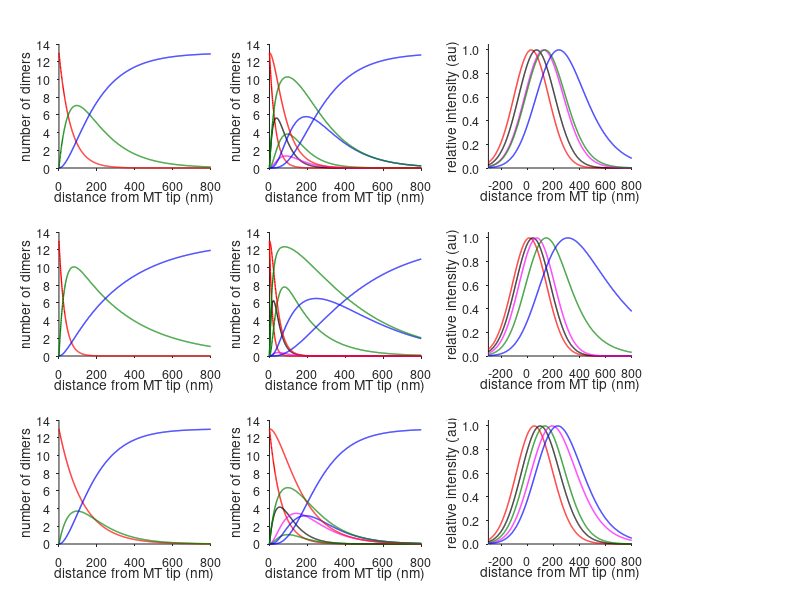

This figure's MATLAB source:
function [] = PairedNucleotides()

% PURPOSE:
%   Computes distribution of nucleotides as a function of the distance from the microtubule tip
%   assuming first order kinetics for GTP hydrolysis (k1) and phosphate release (k2).
%
% INPUT:  
%   no input required to run the function
%   However, desired rates can be changed in lines 43-50.
%
% OUTPUT:
%   A grid of 9 subplots with calculated distributions for GTP, GDP/Pi and GDP as function from 
%   microtubule tip for three different combinations of reaction rates (left column). Distribution of pairs of
%   nucleotides as number of dimers (middle column) and normalised and colvolved distributions (right column).
%   This will be saved in current folder unless other destination specified in line 68.
%
% Copyright: Straube lab, University of Warwick, July 2016
% shared under New BSD license as specified below
%
% Code was tested under Matlab release 2012b




FH = 1;
figure(FH); clf; hold on
set(FH,'Units','Centimeters')
set(FH,'Position',[10,10,16,15])

for i = 1:9
    subplot(3,3,i)
    l = (mod(i-1,3)*5)+2;
    b = (3-ceil((i)/3))*4.7;
    set(gca,'Units','Centimeters')
%     set(gca,'OuterPosition',[l,b,6,4.5]);
    if l == 10
        set(gca,'Position',[l+1.2,b+1,3.2,3.3]);
    else
        set(gca,'Position',[l+1  ,b+1,3.4,3.3]);
    end
end
global k1 k2                % rates are given per tubulin layer
k1 = 0.13;                  % this equals 0.325 s-1 at 20nm/s assembly
k2 = 0.052;                 % this equals 0.130 s-1 at 20nm/s assembly
EndPosition_v2(1,[3,3,1])
k1 = 0.26;
k2 = 0.026;
EndPosition_v2(1,[3,3,4])
k1 = 0.065;
k2 = 0.104;
EndPosition_v2(1,[3,3,7])

for i = 9:-1:1
    subplot(3,3,i)
    l = (mod(i-1,3)*5);
    b = (3-ceil((i)/3))*4.7;
    set(gca,'Units','Centimeters','LineWidth',0.75)
    if l == 10
        set(gca,'OuterPosition',[l b 5 4.7],'Position',[l+1.6,b+1.4,3.4,3.1]);
    else
        set(gca,'OuterPosition',[l b 5 4.7],'Position',[l+1.4,b+1.4,3.6,3.1]);
    end
end

set(FH,'Units','Centimeters')
set(FH,'Position',[10,10,19,15])

savename = [pwd '/PairedNucleotides.eps'];
saveas(FH, savename,'eps2c')


% text('string','k$_1$ = 0.025 k$_2$ = 0.1','FontWeight','bold','FontSize',9,'FontName','Helvetica', ...
%     'VerticalAlignment','middle','HorizontalAlignment','center', ...
%     'Units','centimeters','Rotation',90,'Position',[-1,1.65],)

end

function [] = EndPosition_v2(FH,SP)

FS = 9;

options = odeset('RelTol',1e-4,'AbsTol',[1e-4 1e-4 1e-5]);
[T,Y] = ode45(@rigid,[0 200],[13 0 0],options);
L = length(T);
Z = zeros(L,6);
for i = 1:L
p1 = Y(i,1);
p2 = Y(i,2);
p3 = Y(i,3);
C  = StateDist_v2(13,p1,p2,p3);
Z(i,:) = C;
end

figure(FH); subplot(SP(1),SP(2),SP(3)); hold on
t = 0:0.1:200;
X = spline(T,Y(:,1),t);
plot(t*8,X,'Color',[1,0,0],'LineWidth',1)
X = spline(T,Y(:,2),t);
plot(t*8,X,'Color',[0,128/255,0],'LineWidth',1)
X = spline(T,Y(:,3),t);
plot(t*8,X,'Color',[0,0,1],'LineWidth',1)
set(gca,'TickDir','Out')
ylim([0 14])
xlim([0 800])

% legend('GTP','GDP+Pi','GDP','Location','NorthEast')
set(gcf,'color','white')
set(gca,'FontSize',FS,'FontName','Helvetica')
ylabel('number of dimers','VerticalAlignment','baseline','Margin',3)
xlabel('distance from MT tip (nm)','VerticalAlignment','middle','Margin',3)

set(gca,'TickDir','Out','YTick',(0:2:14)','YTickLabel',(0:2:14)','TickLength',[0.0175 0.01])
set(gca,'TickDir','Out','XTick',(0:200:800)','XTickLabel',(0:200:800)','TickLength',[0.0175 0.01])


cc = [255/255,  0/255,  0/255; ...  
	  0/255,  0/255,  0/255; ...
      255/255,  0/255,255/255; ...  
	  0/255,128/255,  0/255; ...
	  0/255,  1/255,255/255];

figure(FH); subplot(SP(1),SP(2),SP(3)+1); hold on
hold on;
for i = 1:5
X = spline(T,Z(:,i),t);
plot(t*8,X,'Color',cc(i,:),'LineWidth',1)
end
% plot(T,Z(:,1),'r-',T,Z(:,2),'r-.',T,Z(:,3),'r.')
% plot(T,Z(:,4),'b-',T,Z(:,5),'b-.',T,Z(:,6),'g.')
X = spline(T,Z(:,6),t);
h = line(t*8,X);
set(h,'Color','blue','LineWidth',1)
X = spline(T,sum(Z(:,1:3),2),t);
h = line(t*8,X);
set(h,'Color',cc(1,:),'LineWidth',1)
X = spline(T,sum(Z(:,[2,4,5]),2),t);
h = line(t*8,X);
set(h,'Color',cc(4,:),'LineWidth',1)
% plot(T,sum(Z(:,1:3),2),'k-')
% plot(T,sum(Z(:,[2,4,5]),2),'m-')
% legend('GTP','GTP & GDP+Pi','GTP & GDP','GDP+Pi','GDP+Pi & GDP','GDP','Location','NorthEast')
xlim([0 800])
ylim([0 14])
set(gca,'TickDir','Out')
set(gcf,'color','white')
set(gca,'FontName','Helvetica')
set(gca,'FontSize',FS)
ylabel('number of dimers','Margin',3,'VerticalAlignment','baseline')
xlabel('distance from MT tip (nm)','Margin',3,'VerticalAlignment','middle')
set(gca,'TickDir','Out','YTick',(0:2:14)','YTickLabel',(0:2:14)','TickLength',[0.0175 0.01])
set(gca,'TickDir','Out','XTick',(0:200:800)','XTickLabel',(0:200:800)','TickLength',[0.0175 0.01])



t = (0:0.1:200)';
for i = 1:6
z(:,i) = spline(T,Z(:,i),t);
end


sig = 130;
T = [(-100:0.1:-0.1)'; t]*8;
Z = [zeros(1000,6); z];
L = length(T);

figure(FH); subplot(SP(1),SP(2),SP(3)+2); hold on
hold on;
cc = [255/255,  0/255,  0/255; ...  
	  0/255,  0/255,  0/255; ...
      255/255,  0/255,255/255; ...  
	  0/255,128/255,  0/255; ...
	  0/255,  0/255,255/255];
for j = 1:5
A = zeros(L,1);
B = sum(Z(:,j),2);
for i = 1:L
A = A + B(i)*normpdf(T,T(i),sig);
end
A = A./max(A);

plot(T,A,'Color',cc(j,:),'LineWidth',1);
end


% legend('GTP','GTP & GDP+Pi','GTP & GDP','GDP+Pi','GDP+Pi & GDP','Location','NorthEast')

xlim([-300 800])
ylim([0 1.05])
set(gcf,'color','white')
set(gca,'FontSize',FS,'FontName','Helvetica')
ylabel('relative intensity (au)','Margin',100,'VerticalAlignment','baseline')
xlabel('distance from MT tip (nm)','Margin',3,'VerticalAlignment','middle')
set(gca,'TickDir','Out','YTick',(0:0.2:1)','YTickLabel',{'0.0';'0.2';'0.4';'0.6';'0.8';'1.0'},'TickLength',[0.0175 0.01])
	set(gca,'TickDir','Out','XTick',(-200:200:800)','XTickLabel',(-200:200:800)','TickLength',[0.0175 0.01])
	
	
end	
	
	
	function dy = rigid(t,y)
	
	global k1 k2
	
	% k1 = 0.05;
	% k2 = 0.05;
	
	dy = zeros(3,1);    % a column vector
	dy(1) = -k1*y(1);
	dy(2) = k1*y(1) - k2*y(2);
	dy(3) = k2*y(2);
	
end


function [C] = StateDist_v2(n, p1, p2, p3)

t1 = p1/(p1+p2+p3);
t2 = p2/(p2+p3+p1);
t3 = p3/(p2+p3+p1);

C = zeros(1,6);

C(1) =   t1*t1*n;
C(2) = 2*t1*t2*n;
C(3) = 2*t1*t3*n;
C(4) =   t2*t2*n;
C(5) = 2*t2*t3*n;
C(6) =   t3*t3*n;

end


	% Copyright (c) 2016, Straube lab, University of Warwick
	% All rights reserved.
	% 
	% Redistribution and use in source and binary forms, with or without
	% modification, are permitted provided that the following conditions are met:
	%     * Redistributions of source code must retain the above copyright
	%       notice, this list of conditions and the following disclaimer.
	%     * Redistributions in binary form must reproduce the above copyright
	%       notice, this list of conditions and the following disclaimer in the
	%       documentation and/or other materials provided with the distribution.
	%     * Neither the name of the organization nor the
	%       names of its contributors may be used to endorse or promote products
	%       derived from this software without specific prior written permission.
	% 
	% THIS SOFTWARE IS PROVIDED BY THE COPYRIGHT HOLDERS AND CONTRIBUTORS "AS IS" AND
	% ANY EXPRESS OR IMPLIED WARRANTIES, INCLUDING, BUT NOT LIMITED TO, THE IMPLIED
	% WARRANTIES OF MERCHANTABILITY AND FITNESS FOR A PARTICULAR PURPOSE ARE
	% DISCLAIMED. IN NO EVENT SHALL <COPYRIGHT HOLDER> BE LIABLE FOR ANY
	% DIRECT, INDIRECT, INCIDENTAL, SPECIAL, EXEMPLARY, OR CONSEQUENTIAL DAMAGES
	% (INCLUDING, BUT NOT LIMITED TO, PROCUREMENT OF SUBSTITUTE GOODS OR SERVICES;
	% LOSS OF USE, DATA, OR PROFITS; OR BUSINESS INTERRUPTION) HOWEVER CAUSED AND
	% ON ANY THEORY OF LIABILITY, WHETHER IN CONTRACT, STRICT LIABILITY, OR TORT
	% (INCLUDING NEGLIGENCE OR OTHERWISE) ARISING IN ANY WAY OUT OF THE USE OF THIS
	% SOFTWARE, EVEN IF ADVISED OF THE POSSIBILITY OF SUCH DAMAGE.